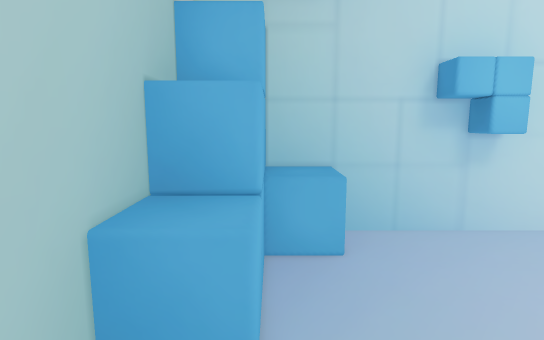
[1] (above)

13 first-person views from a walk through a 3-D level made in the Unity game engine. The camera is 1.3 m above the floor, tilts 8° down and sees 80° across. The floor is counted in squares, 0.5 m on a side. Each view is taken from the middle of a square. On the plan, view 1 faces up. The plan holds only what a view shows up to about 20 squares ahead; the rest is blank. The player is left out. Some surface patterns are stand-ins.

[2]
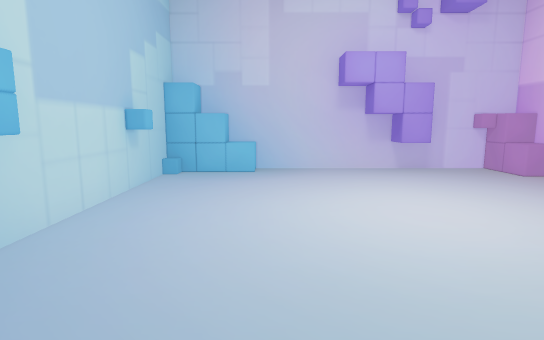

[3]
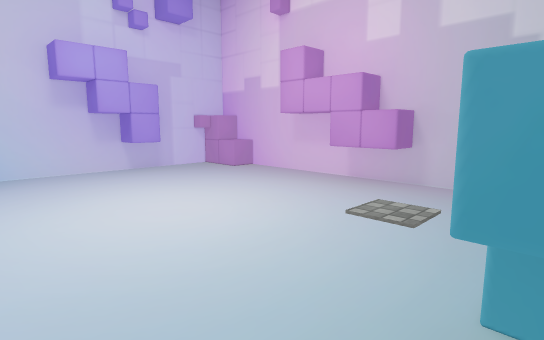

[4]
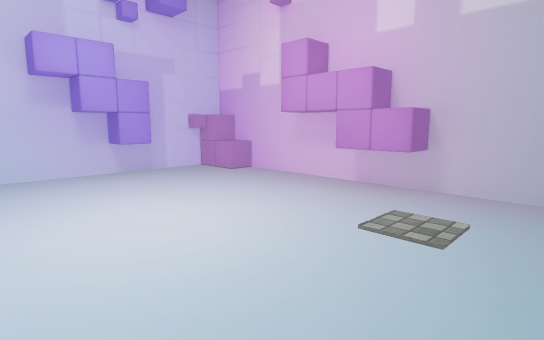

[5]
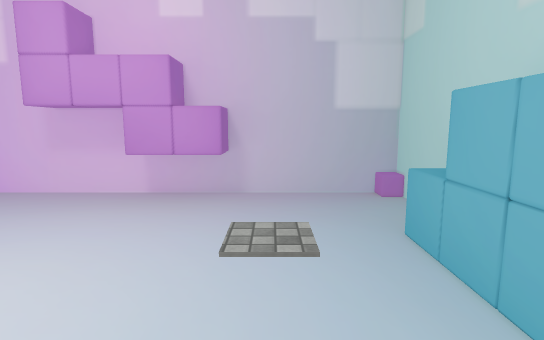

[6]
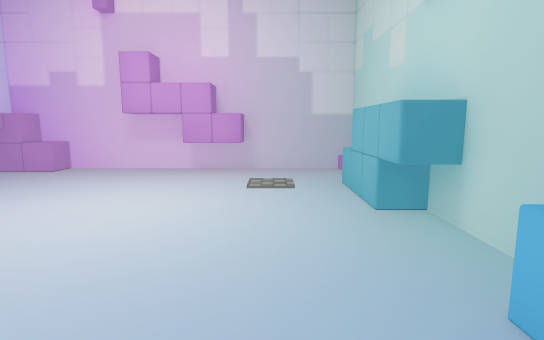

[7]
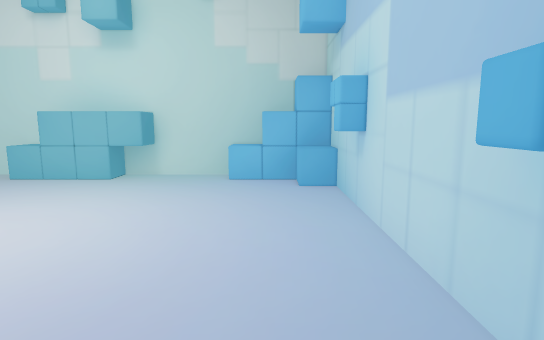

[8]
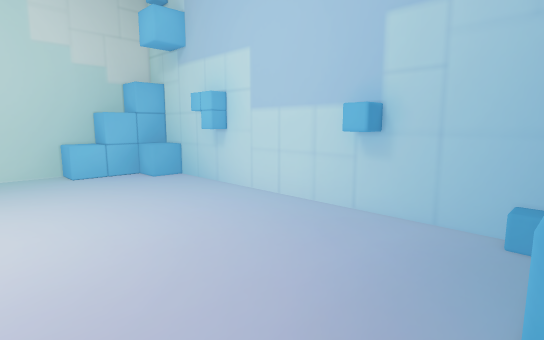

[9]
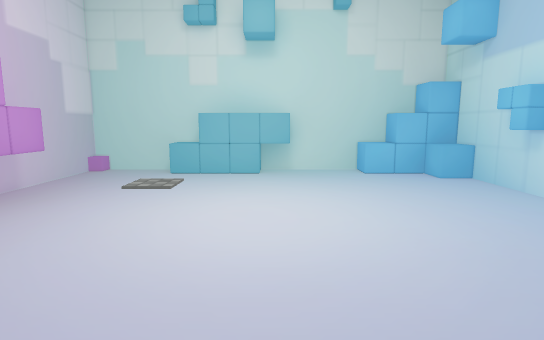

[10]
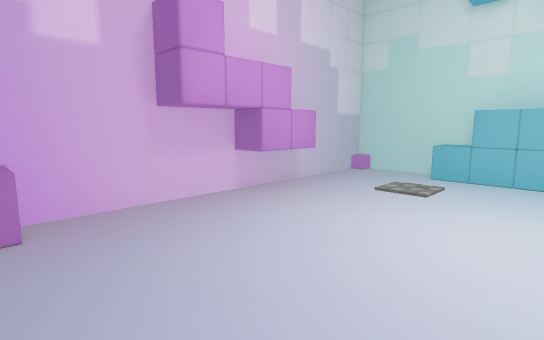

[11]
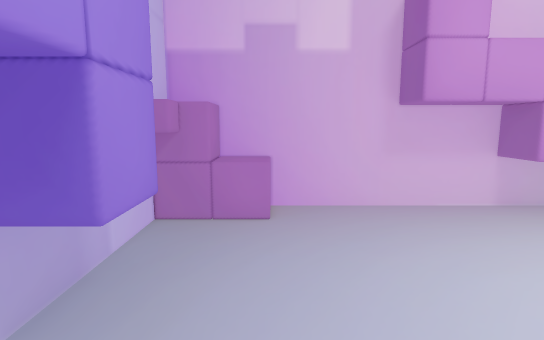

[12]
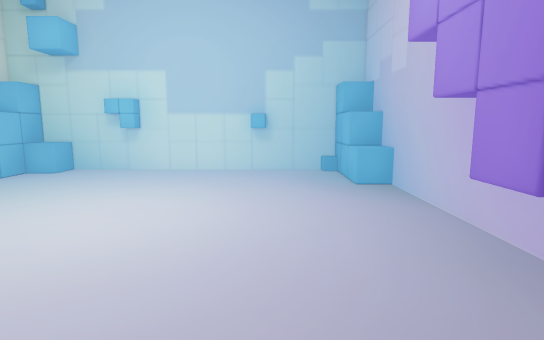

[13]
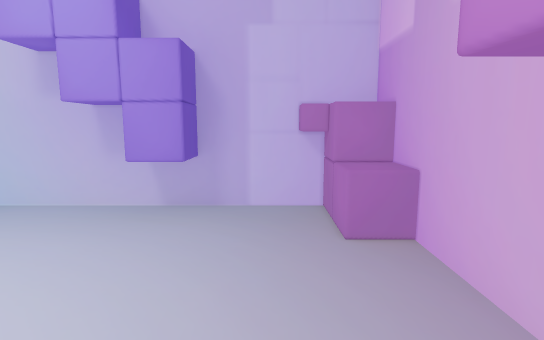

### Floor plan
Key: @ floor where view 1 was taken; # wall or solid block; . floor; ^ raised ledge; O other object.
Columns run from 2 left of view 1 to 18 right of it. Each row starts with its distance up from view 1.
  8   #^################
  7   ^^ .##......##..O#
  6 ###^...............##
  5 ###................##
  4 ^^^................^^
  3 #^^................^^
  2 #...................#
  1 #...................#
  0 #.@.................#
 -1 ###.................#
 -2  ##.................#
 -3   #................##
 -4  ##................##
 -5 ###................#
 -6 #^^................##
 -7 ^^^................##
 -8 # ..................#
 -9 #...................#
-10 #..................##
-11 #......#######...^^##
-12 #########   #####^^#

Where each view was taken, in squares from view 1:
view 1: 0 up, 0 right, facing up
view 2: 2 up, 1 left, facing right
view 3: 2 up, 1 left, facing down-right
view 4: 1 up, 0 right, facing down-right
view 5: 0 up, 3 right, facing down
view 6: 7 up, 3 right, facing down
view 7: 5 up, 15 right, facing left
view 8: 1 down, 17 right, facing up-left
view 9: 2 down, 17 right, facing left
view 10: 2 down, 16 right, facing down-left
view 11: 2 down, 15 right, facing down
view 12: 11 down, 13 right, facing up
view 13: 9 down, 8 right, facing right
